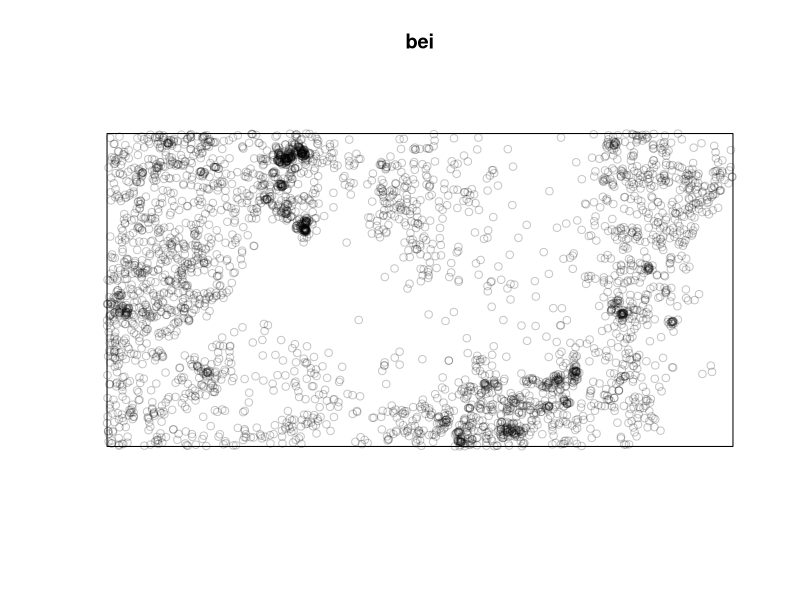
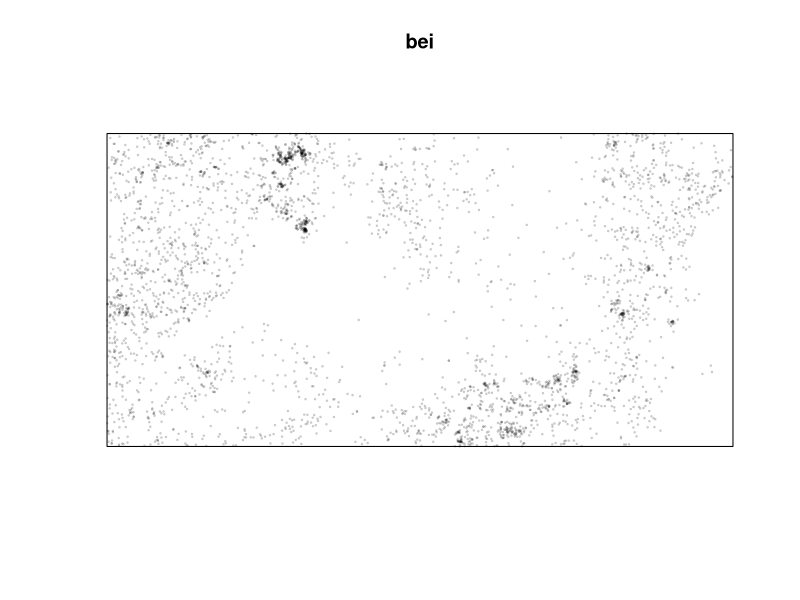
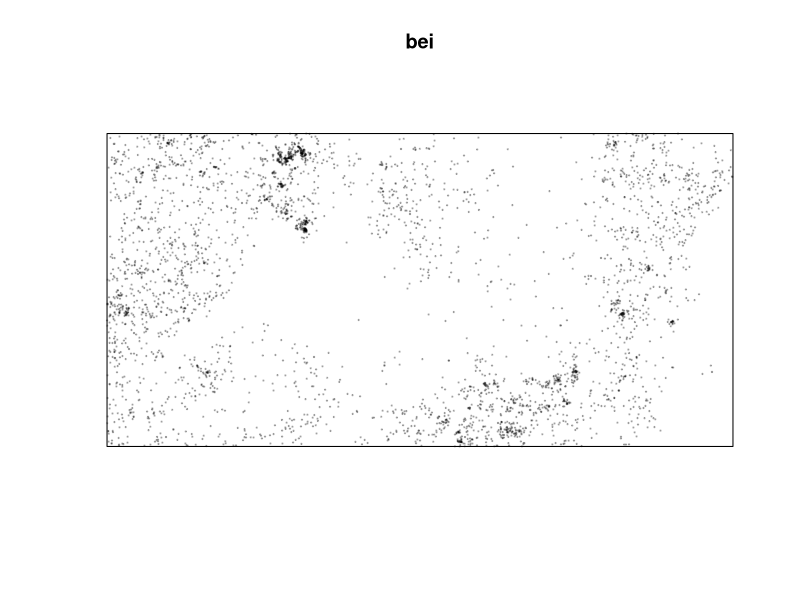
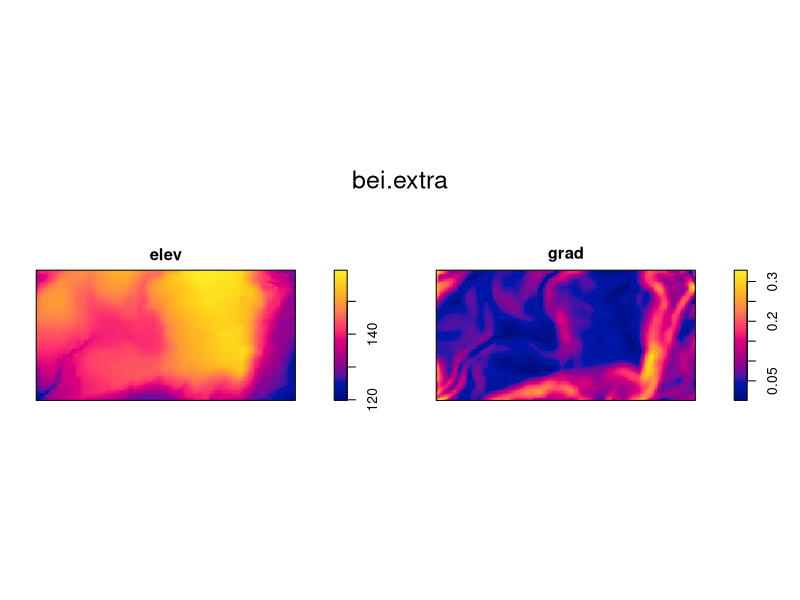
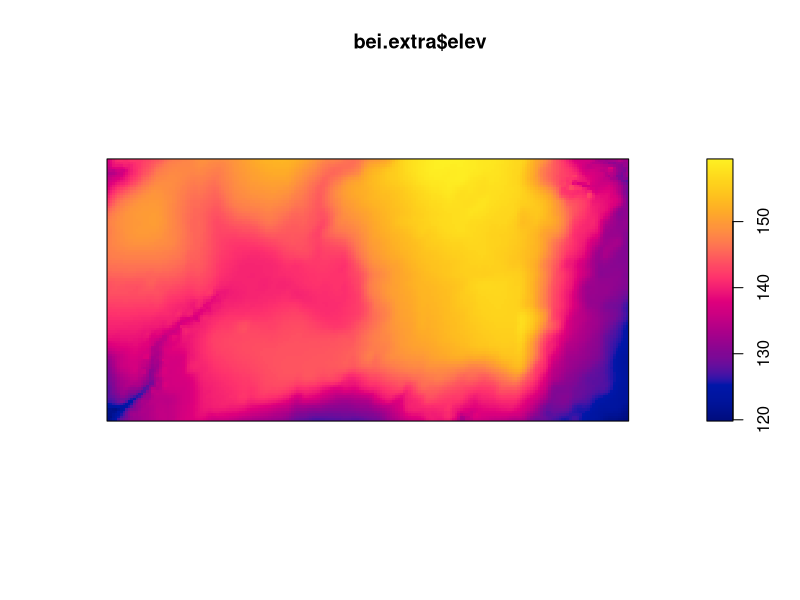
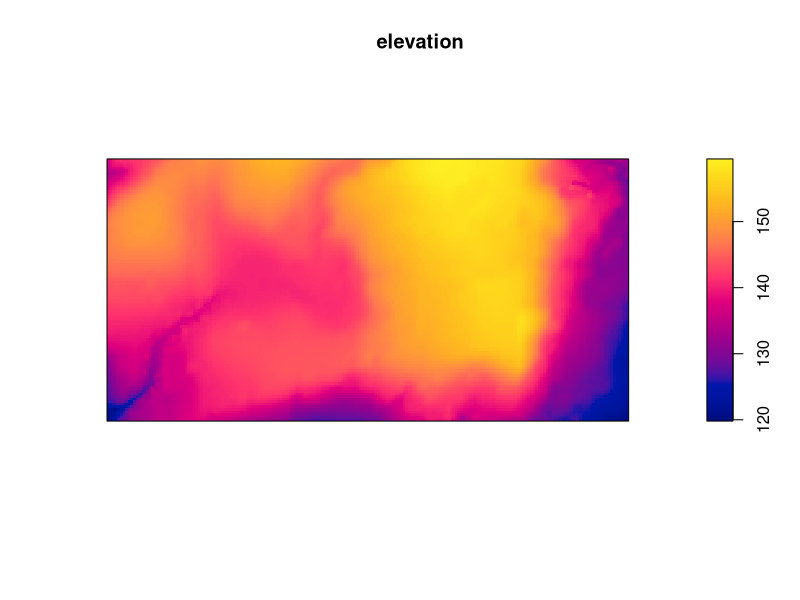
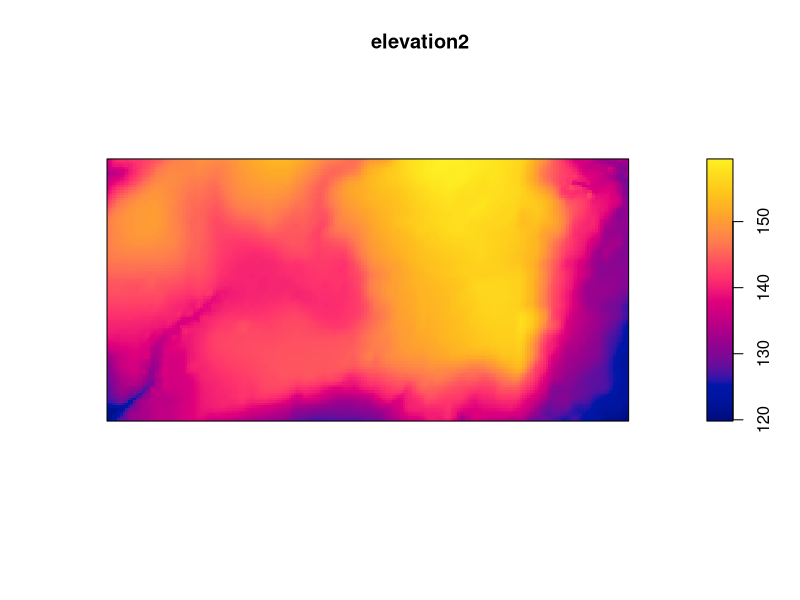
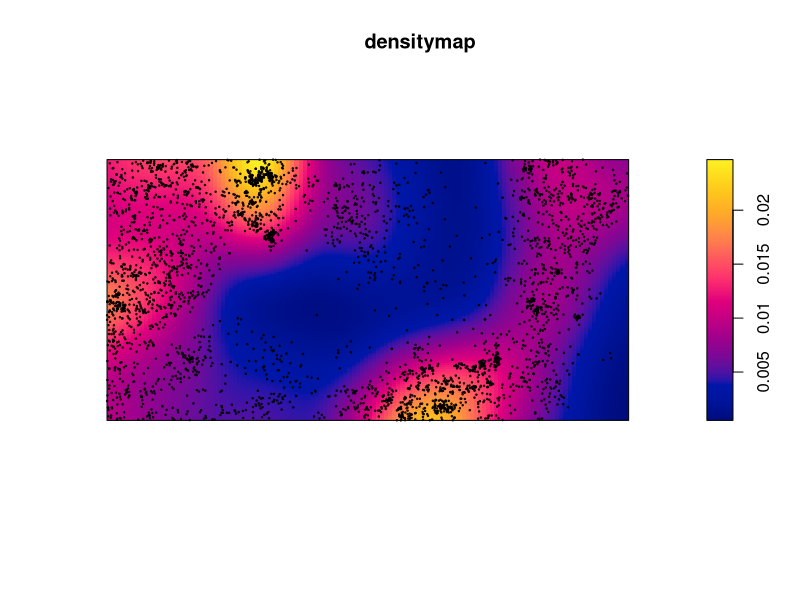

Generate these figures, in order, with R:
# Code related to population ecology

# A package is needed for point pattern analysis
#Install package "spatstat"
install.packages("spatstat")
library(spatstat)

# let's use the bei data:
# data description:
bei

# plotting the data
plot(bei)

# changing dimension - cex
plot(bei, cex=.2)

# changing the symbol - pch
plot(bei, cex=.2, pch=19)

# additional datasets
bei.extra
plot(bei.extra)

# let's use only part of the dataset: elev
plot(bei.extra$elev)
elevation <- bei.extra$elev
plot(elevation)

# second method to select elements
# double brackets are used for raster data
elevation2 <- bei.extra[[1]]
plot(elevation2)

# passing from points to a countinuous surface
densitymap <- density(bei)
plot(densitymap)
points(bei, cex=.2)
